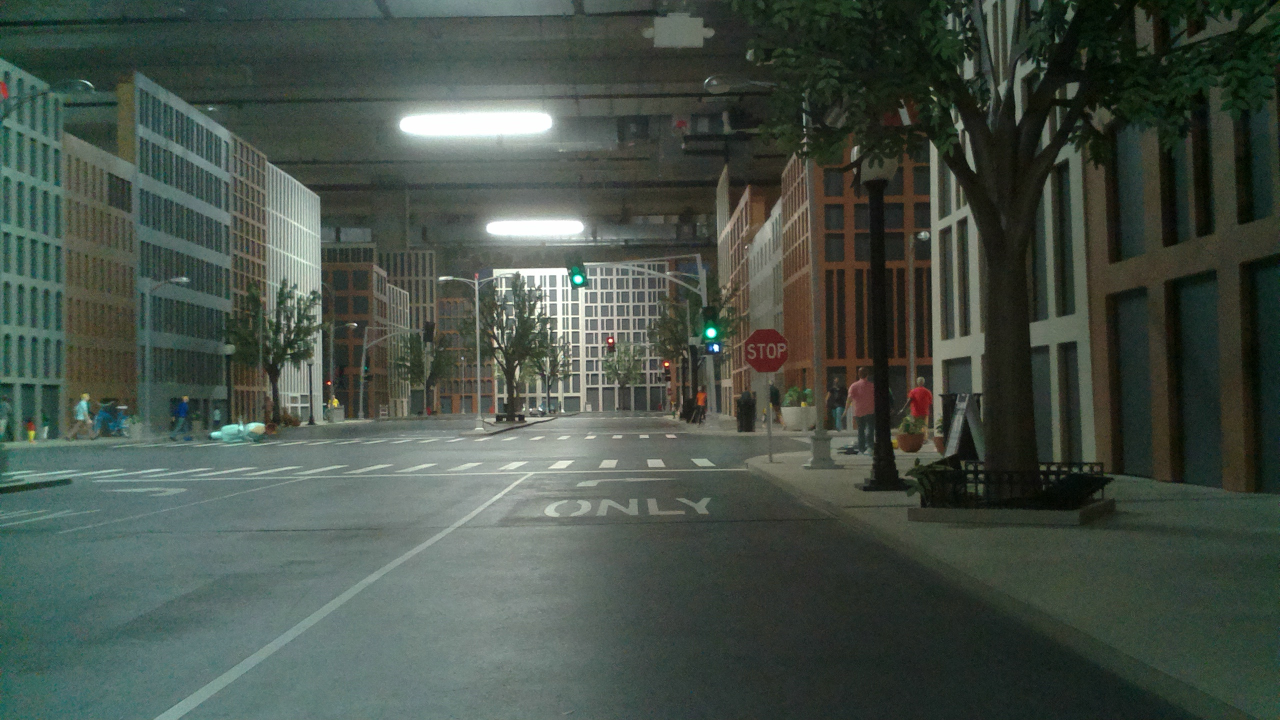
#> input picture picar2/pi_hat_tests/image.jpg, 2560 x 1440 px (shown at 1/2 size)
$ python lanetest.py
#> lines starting #> are read from the running program, lines starting #| are printed output that depends on the picture; after the words box and inside, x2 and y2 are one past the last pixel; in counts of white or black regions, pixels touching at a corner belong together
import matplotlib.pylab as plt
import cv2
import numpy as np
import os
import math

os.environ["QT_QPA_PLATFORM"] = "offscreen"


# Read the input image
image = cv2.imread('image.jpg')
#> image is the input picture: shape (1440, 2560, 3); mean B, G, R 71.7, 80.4, 69.9
image = cv2.resize(image, (320, 320))
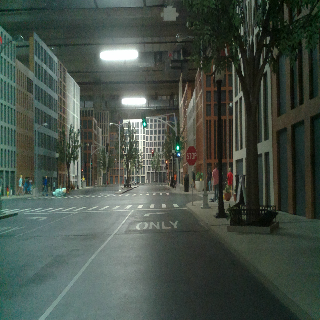
#> image: shape (320, 320, 3); mean B, G, R 71.7, 80.4, 69.9
image = cv2.cvtColor(image, cv2.COLOR_BGR2RGB)
cv2.imwrite('hsv.jpg', image)
height, width = image.shape[:2]
#> height = 320; width = 320
print('Image shape:', image.shape)
#| Image shape: (320, 320, 3)
kernel = np.ones((3, 3), np.float32) / 9
#denoised_image = cv2.filter2D(image, -1, kernel)
height, width = image.shape[:2]
gray_image = cv2.cvtColor(image, cv2.COLOR_BGR2GRAY)
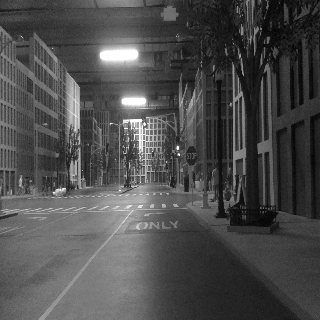
#> gray_image: shape (320, 320); min 2, max 255, mean 76.6
(thresh, im_bw) = cv2.threshold(gray_image, 100, 255, cv2.THRESH_BINARY | cv2.THRESH_OTSU)
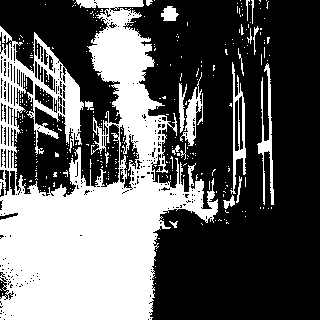
#> im_bw: shape (320, 320); 37.1% white; 324 white regions (304 under 20 px), largest, box (x1, y1, x2, y2) and area: (0, 0, 218, 320) 34252, (257, 63, 274, 205) 739, (230, 62, 246, 194) 725
#> thresh = 85
cv2.imwrite('bw_image.png', im_bw)
cannied_image = cv2.Canny(gray_image, 30, 90)
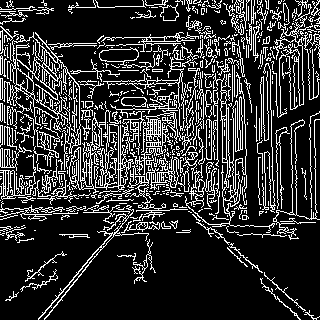
#> cannied_image: shape (320, 320); 19.6% white in thin lines or dots
cv2.imwrite('GRAy.jpg', gray_image)
cv2.imwrite('canny.jpg', cannied_image)

hpush_b = 0.99
hpush_t = 0.80
bleft = (int(width * 0), int(height*hpush_b))  # Bottom-left
#> bleft = (0, 316)
bright = (int(width), int(height*hpush_b))# Bottom-right]
#> bright = (320, 316)
tleft = (int(width * 0.20), int(height * hpush_t))  # Top-left
#> tleft = (64, 256)
tright = (int(width * 0.80), int(height * hpush_t))  # Top-right
#> tright = (256, 256)

region_of_interest_coor = [ bleft, tleft, tright,bright]
center_mask = [
    (int(0.5 * width), int(0.5 * height)),  # Top-left
    (int(0.20 * width), int(hpush_b * height)),  # Bottom-left
    (int(0.80 * width), int(hpush_b * height)),  # Bottom-right
    (int(0.5 * width), int(0.5 * height))   # Top-right
]
mask = np.zeros_like(cannied_image)
cv2.fillPoly(mask, [np.array(region_of_interest_coor)], 255)
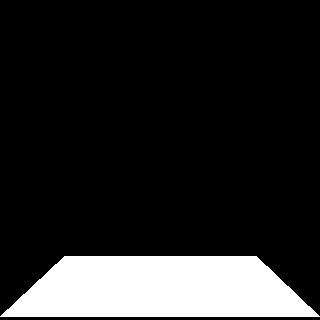
#> mask: shape (320, 320); 15.3% white; 1 white region, box (x1, y1, x2, y2) and area: (0, 256, 320, 317) 15648
cv2.imwrite('mask_debug.jpg', mask)  # Save the mask image for debugging
cropped_image = cv2.bitwise_and(cannied_image, mask)
#> cropped_image: shape (320, 320); 0.68% white in thin lines or dots, all inside (x1, y1, x2, y2) = (32, 256, 320, 317)
cv2.fillPoly(cropped_image, [np.array(center_mask)],0)
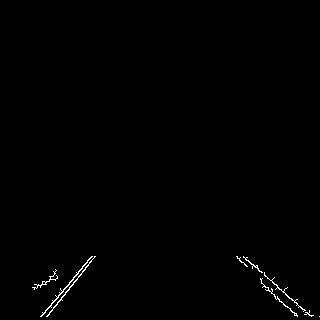
#> cropped_image: shape (320, 320); 0.54% white in thin lines or dots, all inside (x1, y1, x2, y2) = (32, 256, 320, 317)
cv2.imwrite('pon.jpg', cropped_image)
# Apply Hough Line Transform to detect lines
lines = cv2.HoughLinesP(cropped_image, 1, np.pi / 60,10, np.array([]), minLineLength=20, maxLineGap=150)
#> lines = 19 rows, first 6: [47, 316, 91, 261], [261, 283, 297, 316], [40, 316, 94, 256], [243, 256, 309, 315], [42, 312, 92, 256], [261, 282, 296, 313]

# Check if lines were detected before processing them
# Check if lines were detected before processing them
'''
left_line = []
right_line = []

if lines is not None:  # Ensure lines are detected
    for line in lines:
        for x1, y1, x2, y2 in line:
            slope = (y2 - y1) / (x2 - x1)
            if slope < 0:
                left_line.append(line)
            else:
                right_line.append(line)

    # Check if there are any left or right lines before calculating averages
    if len(left_line) > 0:
        left_line = np.mean(left_line, axis=0, dtype=np.int32)
        print ("a")
    else:
        print ("b")
        left_line = None  # Set to None if no left lines

    if len(right_line) > 0:
        print ("ba")
        right_line = np.mean(right_line, axis=0, dtype=np.int32)
    else:
        print ("baa")
        right_line = None  # Set to None if no right lines

    # Draw the lines on the image only if they are not None
    if left_line is not None:
        cv2.line(image, (left_line[0][0], left_line[0][1]), (left_line[0][2], left_line[0][3]), (0, 255, 0), 5)

    if right_line is not None:
        cv2.line(image, (right_line[0][0], right_line[0][1]), (right_line[0][2], right_line[0][3]), (0, 255, 0), 5)

    # Check if both lines are not None before calculating the lane center and offset
    if left_line is not None and right_line is not None:
        #return 0.0
        # Calculate the lane center (midpoint of left and right lines at bottom)
        lane_center = (
            (left_line[0][2] + right_line[0][2]) // 2,
            (left_line[0][3] + right_line[0][3]) // 2
        )

        # Calculate the image center
        image_center = (width // 2, height)

        # Calculate the horizontal offset between lane center and image center
        offset = lane_center[0] - image_center[0]

        # Predict the turn angle (in degrees) using arctangent
        angle = np.arctan2(offset, height) * (180.0 / np.pi)
        # Print turn prediction based on angle threshold
        if abs(angle) < 5:
            print("Keep straight")
        elif angle > 5:
            print(f"Turn right by {angle:.2f} degrees")
        else:
            print(f"Turn left by {abs(angle):.2f} degrees")
        print(f'Offset: {offset}, Angle: {angle:.2f} degrees')

        # Visualize the lane center and the offset line
        cv2.circle(image, lane_center, 5, (0, 0, 255), -1)  # Lane center
        cv2.line(image, image_center, lane_center, (255, 0, 255), 2)  # Offset line

    # Draw the region of interest polygon
    cv2.polylines(image, [np.array(region_of_interest_coor)], True, (0, 255, 255), 2)
    cv2.polylines(image, [np.array(center_mask)], True, (0, 255, 180), 2)

else:
    # No lines detected, draw the region of interest polygon only
    cv2.polylines(image, [np.array(region_of_interest_coor)], True, (0, 255, 255), 2)
    cv2.polylines(image, [np.array(center_mask)], True, (0, 255, 180), 2)
    print("No lines were detected.")
'''
left_line_x = []
left_line_y = []
right_line_x = []
right_line_y = []

# Check if lines were detected before processing them
if lines is not None:
    for line in lines:
        for x1, y1, x2, y2 in line:
            slope = (y2 - y1) / (x2 - x1)

            # Filter out lines with a slope magnitude that is too small
            if math.fabs(slope) < 0.5:
                continue

            if slope < 0:
                left_line_x.extend([x1, x2])
                left_line_y.extend([y1, y2])
            else:
                right_line_x.extend([x1, x2])
                right_line_y.extend([y1, y2])
#> this loop made 19 passes
#> line on passes 1 to 12: [[47, 316, 91, 261]], [[261, 283, 297, 316]], [[40, 316, 94, 256]], [[243, 256, 309, 315]], [[42, 312, 92, 256]], [[261, 282, 296, 313]], [[237, 258, 303, 311]], [[41, 316, 95, 256]], [[34, 287, 89, 263]], [[246, 257, 311, 316]], [[236, 256, 285, 288]], [[52, 300, 91, 257]]
#> after the loop, left_line_x = [47, 91, 40, 94, 42, 92, 41, 95, 52, 91, 33, 53, 46, 85]; left_line_y = [316, 261, 316, 256, 312, 256, 316, 256, 300, 257, 287, 276, 316, 268]; right_line_x = [261, 297, 243, 309, 261, 296, 237, 303, 246, 311, 236, 285, 265, 294, 244, 272, 263, 295]; right_line_y = [283, 316, 256, 315, 282, 313, 258, 311, 257, 316, 256, 288, 289, 315, 264, 289, 286, 315]

    # Only proceed if there are enough points to fit lines
    if left_line_x and left_line_y and right_line_x and right_line_y:
        min_y = int(image.shape[0] * (3 / 5))  # Just below the horizon
#> min_y = 192
        max_y = image.shape[0]  # Bottom of the image
#> max_y = 320

        # Fit lines to the left and right points
        poly_left = np.poly1d(np.polyfit(left_line_y, left_line_x, deg=1))
        poly_right = np.poly1d(np.polyfit(right_line_y, right_line_x, deg=1))

        # Calculate the x-coordinates of the lines at min_y and max_y
        left_x_start = int(poly_left(max_y))
#> left_x_start = 35
        left_x_end = int(poly_left(min_y))
#> left_x_end = 142
        right_x_start = int(poly_right(max_y))
#> right_x_start = 305
        right_x_end = int(poly_right(min_y))
#> right_x_end = 169

        # Draw the left and right lines on the image
        cv2.line(image, (left_x_start, max_y), (left_x_end, min_y), (0, 255, 0), 5)
        cv2.line(image, (right_x_start, max_y), (right_x_end, min_y), (0, 255, 0), 5)

        # Calculate the lane center
        lane_center_x = (left_x_end + right_x_end) // 2
#> lane_center_x = 155
        lane_center = (lane_center_x, min_y)
#> lane_center = (155, 192)

        # Calculate the image center
        image_center_x = width // 2
#> image_center_x = 160
        offset = lane_center_x - image_center_x
#> offset = -5

        # Calculate the steering angle
        angle = np.arctan2(offset, height) * (180.0 / np.pi)
#> angle = -0.895
        if abs(angle) < 5:
            print("Keep straight")
        elif angle > 5:
            print(f"Turn right by {angle:.2f} degrees")
        else:
            print(f"Turn left by {abs(angle):.2f} degrees")
        print(f'Offset: {offset}, Angle: {angle:.2f} degrees')
#| Offset: -5, Angle: -0.90 degrees

        # Visualize the lane center and the offset line
        cv2.circle(image, lane_center, 5, (0, 0, 255), -1)
#> image: shape (320, 320, 3); mean R, G, B 67.7, 83.9, 69.7
        cv2.line(image, (image_center_x, max_y), lane_center, (255, 0, 255), 2)

    else:
        print("Not enough points to fit lines.")

# Draw the region of interest
cv2.polylines(image, [np.array(region_of_interest_coor)], True, (0, 255, 255), 2)
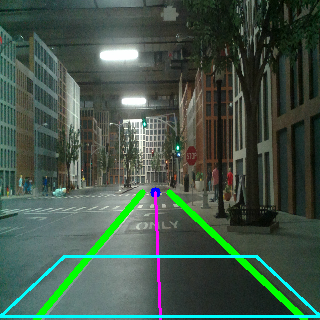
#> image: shape (320, 320, 3); mean R, G, B 67.1, 86.9, 73.9

cv2.imwrite('lane_detect.jpg', image)
# cv2.imwrite('cropped.jpg', cropped_image)

'''
  elif lane_info > 2:
            self.get_logger().info('Steering right')
            return -0.20
        else:
            self.get_logger().info('Steering left')
            return 0.20
'''
